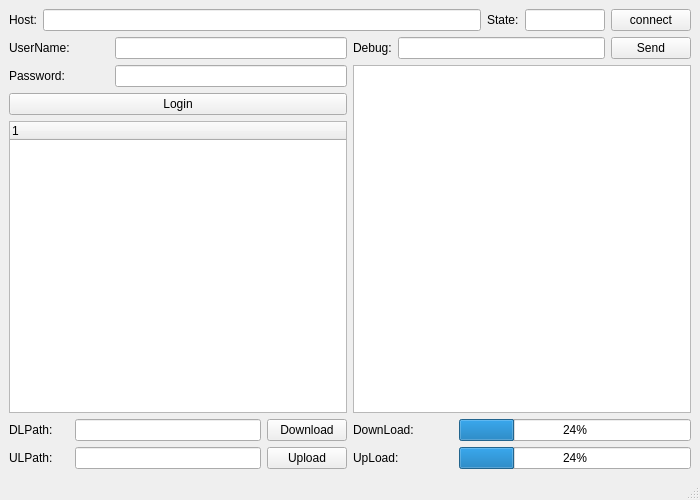
<?xml version="1.0" encoding="UTF-8"?>
<ui version="4.0">
 <class>PDFS_Client</class>
 <widget class="QMainWindow" name="PDFS_Client">
  <property name="geometry">
   <rect>
    <x>0</x>
    <y>0</y>
    <width>700</width>
    <height>500</height>
   </rect>
  </property>
  <property name="sizePolicy">
   <sizepolicy hsizetype="Expanding" vsizetype="Expanding">
    <horstretch>0</horstretch>
    <verstretch>0</verstretch>
   </sizepolicy>
  </property>
  <property name="windowTitle">
   <string>PDFS_Client</string>
  </property>
  <widget class="QWidget" name="centralwidget">
   <property name="minimumSize">
    <size>
     <width>700</width>
     <height>450</height>
    </size>
   </property>
   <layout class="QGridLayout" name="gridLayout">
    <item row="0" column="0">
     <layout class="QHBoxLayout" name="horizontalLayout_8">
      <item>
       <widget class="QLabel" name="SHost">
        <property name="text">
         <string>Host:</string>
        </property>
       </widget>
      </item>
      <item>
       <widget class="QLineEdit" name="ServerHost"/>
      </item>
      <item>
       <widget class="QLabel" name="SState">
        <property name="text">
         <string>State:</string>
        </property>
       </widget>
      </item>
      <item>
       <widget class="QLineEdit" name="ServerState">
        <property name="maximumSize">
         <size>
          <width>80</width>
          <height>16777215</height>
         </size>
        </property>
        <property name="readOnly">
         <bool>false</bool>
        </property>
       </widget>
      </item>
      <item>
       <widget class="QPushButton" name="ServerConnect">
        <property name="text">
         <string>connect</string>
        </property>
       </widget>
      </item>
     </layout>
    </item>
    <item row="1" column="0">
     <layout class="QHBoxLayout" name="horizontalLayout_7">
      <item>
       <layout class="QVBoxLayout" name="UserArea">
        <property name="sizeConstraint">
         <enum>QLayout::SetMinAndMaxSize</enum>
        </property>
        <property name="rightMargin">
         <number>0</number>
        </property>
        <property name="bottomMargin">
         <number>0</number>
        </property>
        <item>
         <layout class="QHBoxLayout" name="UserNameLayout">
          <item>
           <widget class="QLabel" name="UserNameLabel">
            <property name="minimumSize">
             <size>
              <width>100</width>
              <height>0</height>
             </size>
            </property>
            <property name="maximumSize">
             <size>
              <width>100</width>
              <height>16777215</height>
             </size>
            </property>
            <property name="text">
             <string>UserName:</string>
            </property>
           </widget>
          </item>
          <item>
           <widget class="QLineEdit" name="UserName"/>
          </item>
         </layout>
        </item>
        <item>
         <layout class="QHBoxLayout" name="PasswordLayout">
          <item>
           <widget class="QLabel" name="PasswordLabel">
            <property name="minimumSize">
             <size>
              <width>100</width>
              <height>0</height>
             </size>
            </property>
            <property name="maximumSize">
             <size>
              <width>100</width>
              <height>16777215</height>
             </size>
            </property>
            <property name="text">
             <string>Password:</string>
            </property>
           </widget>
          </item>
          <item>
           <widget class="QLineEdit" name="Password"/>
          </item>
         </layout>
        </item>
        <item>
         <widget class="QPushButton" name="Login">
          <property name="text">
           <string>Login</string>
          </property>
         </widget>
        </item>
        <item>
         <widget class="QTreeWidget" name="FileTree">
          <property name="font">
           <font/>
          </property>
          <column>
           <property name="text">
            <string notr="true">1</string>
           </property>
          </column>
         </widget>
        </item>
        <item>
         <layout class="QHBoxLayout" name="DLPathLayout">
          <item>
           <widget class="QLabel" name="DLPathLabel">
            <property name="minimumSize">
             <size>
              <width>60</width>
              <height>0</height>
             </size>
            </property>
            <property name="maximumSize">
             <size>
              <width>60</width>
              <height>16777215</height>
             </size>
            </property>
            <property name="text">
             <string>DLPath:</string>
            </property>
           </widget>
          </item>
          <item>
           <widget class="QLineEdit" name="DLPath"/>
          </item>
          <item>
           <widget class="QPushButton" name="Download">
            <property name="text">
             <string>Download</string>
            </property>
           </widget>
          </item>
         </layout>
        </item>
        <item>
         <layout class="QHBoxLayout" name="ULPathLayout">
          <item>
           <widget class="QLabel" name="ULPathLabel">
            <property name="minimumSize">
             <size>
              <width>60</width>
              <height>0</height>
             </size>
            </property>
            <property name="maximumSize">
             <size>
              <width>60</width>
              <height>16777215</height>
             </size>
            </property>
            <property name="text">
             <string>ULPath:</string>
            </property>
           </widget>
          </item>
          <item>
           <widget class="QLineEdit" name="ULPath"/>
          </item>
          <item>
           <widget class="QPushButton" name="UpLoad">
            <property name="text">
             <string>Upload</string>
            </property>
           </widget>
          </item>
         </layout>
        </item>
       </layout>
      </item>
      <item>
       <layout class="QVBoxLayout" name="DebugArea">
        <item>
         <layout class="QHBoxLayout" name="DebugLayout">
          <item>
           <widget class="QLabel" name="DebugLabel">
            <property name="text">
             <string>Debug:</string>
            </property>
           </widget>
          </item>
          <item>
           <widget class="QLineEdit" name="DebugCommand"/>
          </item>
          <item>
           <widget class="QPushButton" name="DebugSend">
            <property name="text">
             <string>Send</string>
            </property>
           </widget>
          </item>
         </layout>
        </item>
        <item>
         <widget class="QTextEdit" name="DebugInfo"/>
        </item>
        <item>
         <layout class="QHBoxLayout" name="DownLoadLayout">
          <item>
           <widget class="QLabel" name="DownloadLabel">
            <property name="minimumSize">
             <size>
              <width>100</width>
              <height>0</height>
             </size>
            </property>
            <property name="text">
             <string>DownLoad:</string>
            </property>
           </widget>
          </item>
          <item>
           <widget class="QProgressBar" name="DownloadProgress">
            <property name="value">
             <number>24</number>
            </property>
           </widget>
          </item>
         </layout>
        </item>
        <item>
         <layout class="QHBoxLayout" name="UploadLayout">
          <item>
           <widget class="QLabel" name="UploadLabel">
            <property name="minimumSize">
             <size>
              <width>100</width>
              <height>0</height>
             </size>
            </property>
            <property name="text">
             <string>UpLoad:</string>
            </property>
           </widget>
          </item>
          <item>
           <widget class="QProgressBar" name="UploadProgress">
            <property name="value">
             <number>24</number>
            </property>
           </widget>
          </item>
         </layout>
        </item>
       </layout>
      </item>
     </layout>
    </item>
   </layout>
  </widget>
  <widget class="QMenuBar" name="menubar">
   <property name="geometry">
    <rect>
     <x>0</x>
     <y>0</y>
     <width>700</width>
     <height>26</height>
    </rect>
   </property>
  </widget>
  <widget class="QStatusBar" name="statusbar"/>
 </widget>
 <tabstops>
  <tabstop>Login</tabstop>
  <tabstop>FileTree</tabstop>
  <tabstop>DebugCommand</tabstop>
  <tabstop>DebugSend</tabstop>
  <tabstop>DebugInfo</tabstop>
 </tabstops>
 <resources/>
 <connections/>
</ui>
